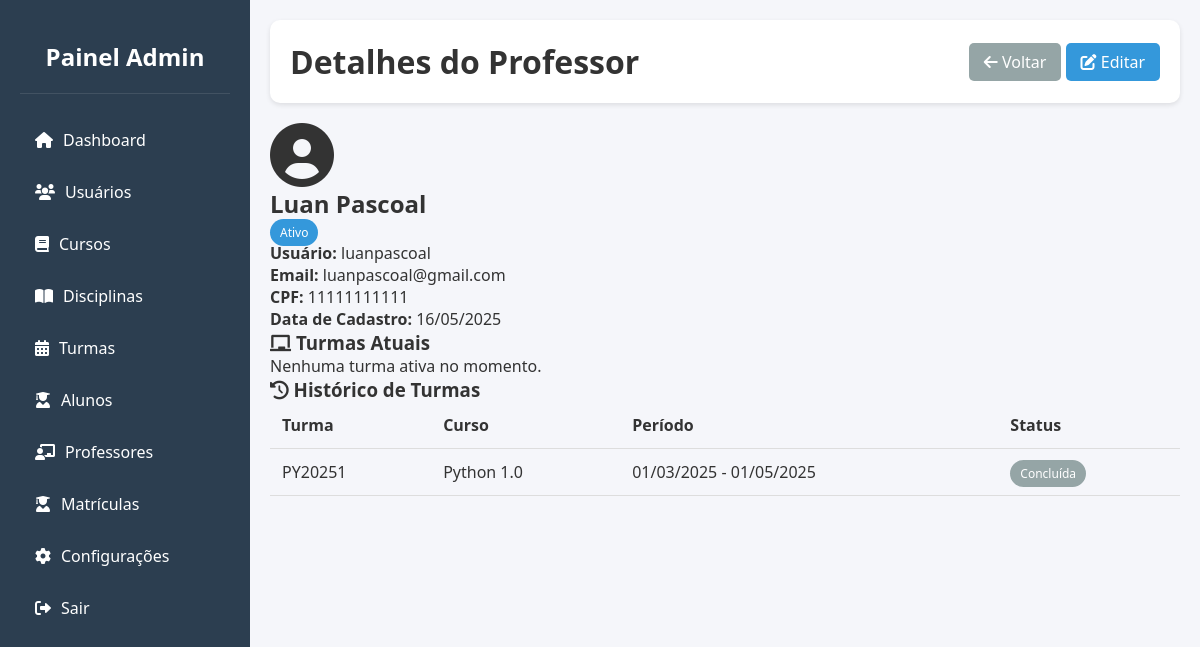
The page /dashboard/professores/visualizar?id=2 (signed in) on the database its author committed.
### tables this page shows
CREATE TABLE `professor` (
  `id_usuario` int(11) NOT NULL,
  `CPF` varchar(11) DEFAULT NULL
);

CREATE TABLE `usuarios` (
  `id` int(11) NOT NULL,
  `nome` varchar(100) NOT NULL,
  `usuario` varchar(50) NOT NULL,
  `senha` varchar(255) NOT NULL,
  `email` varchar(100) DEFAULT NULL,
  `nivel_acesso` enum('admin','usuario') DEFAULT 'usuario',
  `status` tinyint(1) DEFAULT 1,
  `data_cadastro` timestamp NOT NULL DEFAULT current_timestamp(),
  `ultima_atualizacao` timestamp NOT NULL DEFAULT current_timestamp() ON UPDATE current_timestamp()
);

CREATE TABLE `turma` (
  `id` int(11) NOT NULL,
  `nome` varchar(128) DEFAULT NULL,
  `data_inicio` timestamp NOT NULL DEFAULT current_timestamp(),
  `data_final` timestamp NOT NULL DEFAULT current_timestamp(),
  `carga_horaria` int(11) DEFAULT NULL,
  `id_curso` int(11) DEFAULT NULL
);

CREATE TABLE `curso` (
  `id` int(11) NOT NULL,
  `nome` varchar(128) DEFAULT NULL,
  `unidade` varchar(128) DEFAULT NULL,
  `duracao` varchar(16) DEFAULT NULL,
  `status` tinyint(1) DEFAULT 1,
  `data_criacao` timestamp NOT NULL DEFAULT current_timestamp(),
  `ultima_atualizacao` timestamp NOT NULL DEFAULT current_timestamp() ON UPDATE current_timestamp()
);

### dashboard/professores/visualizar.php (the view, shortened to what this page needs)
<?php
include '../assets/layouts/verify.php';
$id = $_GET['id'];
$query = "SELECT p.*, u.nome, u.email, u.usuario, u.nivel_acesso, u.status, u.data_cadastro
          FROM PROFESSOR p
          INNER JOIN usuarios u ON p.id_usuario = u.id
          WHERE p.id_usuario = ?";
$stmt = $conn->prepare($query);
$stmt->bind_param("i", $id);
$stmt->execute();
$professor = $stmt->get_result()->fetch_assoc();
$query_turmas = "SELECT t.*, c.nome as nome_curso
                FROM TURMA t
                INNER JOIN CURSO c ON t.id_curso = c.id
                WHERE t.id IN (SELECT id_turma FROM AULA WHERE id_professor = ?)
                ORDER BY t.data_inicio DESC";
$stmt = $conn->prepare($query_turmas);
$stmt->bind_param("i", $id);
$stmt->execute();
$turmas = $stmt->get_result();
?>
<!DOCTYPE html>
<html lang="pt-BR">
<head>
    <link rel="stylesheet" href="https://cdnjs.cloudflare.com/ajax/libs/font-awesome/6.0.0/css/all.min.css">
    <link rel="stylesheet" href="../assets/css/style.css">
</head>
<body>
    <div class="dashboard">
        <?php include '../assets/layouts/sidebar.php'; ?>
        <div class="main-content">
            <div class="header">
                <h1>Detalhes do Professor</h1>
                <div class="btn-group">
                    <a href="./" class="btn btn-secondary">
                        <i class="fas fa-arrow-left"></i> Voltar
                    </a>
                    <a href="editar?id=<?php echo $id; ?>" class="btn btn-primary">
                        <i class="fas fa-edit"></i> Editar
                    </a>
                </div>
            </div>
            <div class="profile-container">
                <div class="profile-card">
                    <div class="profile-header">
                        <i class="fas fa-user-circle fa-4x"></i>
                        <h2><?php echo htmlspecialchars($professor['nome']); ?></h2>
                        <span class="badge <?php echo $professor['status'] ? 'badge-admin' : 'badge-user'; ?>">
                            <?php echo $professor['status'] ? 'Ativo' : 'Inativo'; ?>
                        </span>
                    </div>
                    <div class="profile-info">
                        <p><strong>Usuário:</strong> <?php echo htmlspecialchars($professor['usuario']); ?></p>
                        <p><strong>Email:</strong> <?php echo htmlspecialchars($professor['email']); ?></p>
                        <p><strong>CPF:</strong> <?php echo htmlspecialchars($professor['CPF']); ?></p>
                        <p><strong>Data de Cadastro:</strong> <?php echo date('d/m/Y', strtotime($professor['data_cadastro'])); ?></p>
                    </div>
                </div>
                <div class="profile-card">
                    <h3><i class="fas fa-chalkboard"></i> Turmas Atuais</h3>
                    <div class="turmas-grid">
                        <?php
                        $turmas_ativas = 0;
                        ?>
                        <?php
                        if($turmas_ativas == 0):
                        ?>
                            <p class="no-data">Nenhuma turma ativa no momento.</p>
                        <?php endif; ?>
                    </div>
                </div>
                <div class="profile-card">
                    <h3><i class="fas fa-history"></i> Histórico de Turmas</h3>
                    <div class="table-responsive">
                        <table>
                            <thead>
                                <tr>
                                    <th>Turma</th>
                                    <th>Curso</th>
                                    <th>Período</th>
                                    <th>Status</th>
                                </tr>
                            </thead>
                            <tbody>
                                <?php
                                $turmas->data_seek(0);
                                while($turma = $turmas->fetch_assoc()):
                                ?>
                                <tr>
                                    <td><?php echo htmlspecialchars($turma['nome']); ?></td>
                                    <td><?php echo htmlspecialchars($turma['nome_curso']); ?></td>
                                    <td><?php echo date('d/m/Y', strtotime($turma['data_inicio'])) . ' - ' . date('d/m/Y', strtotime($turma['data_final'])); ?></td>
                                    <td>
                                        <span class="badge <?php echo strtotime($turma['data_final']) > time() ? 'badge-admin' : 'badge-user'; ?>">
                                            <?php echo strtotime($turma['data_final']) > time() ? 'Em Andamento' : 'Concluída'; ?>
                                        </span>
                                    </td>
                                </tr>
                                <?php endwhile; ?>
                            </tbody>
                        </table>
                    </div>
                </div>
            </div>
        </div>
    </div>
</body>
</html>

### dashboard/assets/css/style.css (style rules this page uses)
* { margin: 0; padding: 0; box-sizing: border-box; font-family: 'Segoe UI', Tahoma, Geneva, Verdana, sans-serif; }
:root { --primary-color: #2c3e50; --secondary-color: #34495e; --accent-color: #3498db; --text-color: #333; --light-bg: #f5f6fa; --success-color: #2ecc71; --warning-color: #f1c40f; --danger-color: #e74c3c; }
body { background-color: var(--light-bg); color: var(--text-color); }
.dashboard { display: flex; min-height: 100vh; }
.main-content { flex: 1; padding: 20px; overflow-x: auto; }
.header { background-color: white; padding: 20px; border-radius: 10px; box-shadow: 0 2px 5px rgba(0,0,0,0.1); margin-bottom: 20px; display: flex; justify-content: space-between; align-items: center; flex-wrap: wrap; gap: 10px; }
table { width: 100%; border-collapse: collapse; min-width: 600px; }
th, td { padding: 12px; text-align: left; border-bottom: 1px solid #ddd; }
th { background-color: var(--light-bg); white-space: nowrap; }
.btn { padding: 8px 15px; border: none; border-radius: 5px; cursor: pointer; color: white; text-decoration: none; display: inline-block; text-align: center; }
.btn-primary { background-color: var(--accent-color); }
.btn-secondary { background-color: #95a5a6; }
.badge { padding: 5px 10px; border-radius: 15px; font-size: 12px; }
.badge-admin { background: #3498db; color: white; }
.badge-user { background: #95a5a6; color: white; }

### rows shown on the page
professor: id_usuario.nome "Luan Pascoal", id_usuario.usuario "luanpascoal", id_usuario.email "luanpascoal@gmail.com", CPF "11111111111", id_usuario.data_cadastro "16/05/2025"
turma: nome "PY20251", id_curso.nome "Python 1.0", data_inicio "01/03/2025", data_final "01/05/2025", shows "Concluída"
